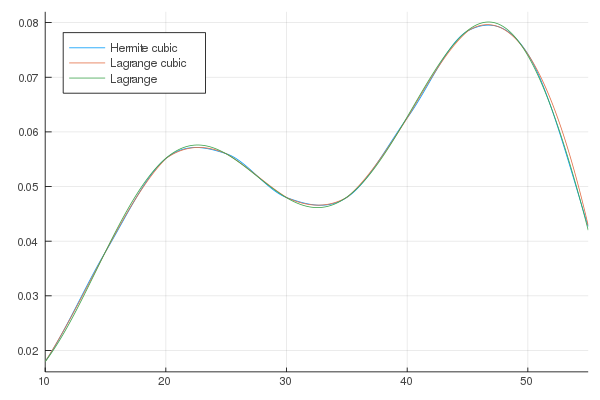

Write Julia code to recreate this figure.
using Plots; gr()
using DelimitedFiles

hm_kubik = readdlm("hermite_kubik_output.dat")
lg_kubik = readdlm("lagrange_kubik_output.dat")
lg = readdlm("lagrange_output.dat")

data = readdlm("xdata.dat")

x = lg[:,1]

plot(x,hm_kubik[:,2], label="Hermite cubic")
plot!(x,lg_kubik[:,2], label="Lagrange cubic")
plot!(x,lg[:,2], label="Lagrange",legend=:topleft)
xaxis!((10.,55.))
savefig("plot.png")
